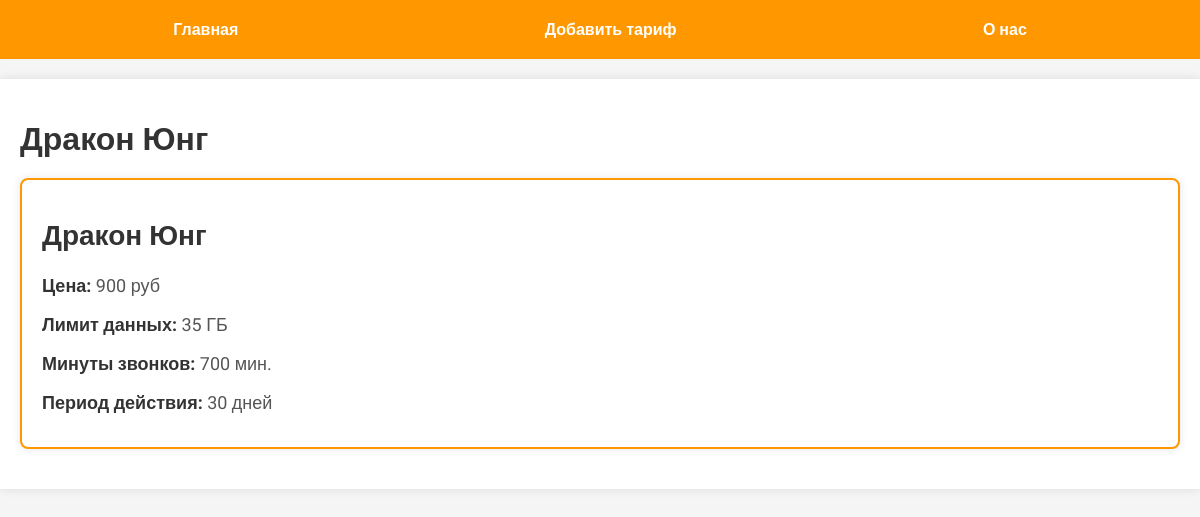
The page /posts/2 on the database its author committed.
### tables this page shows
CREATE TABLE mainmenu(
id INTEGER PRIMARY KEY AUTOINCREMENT,
title TEXT NOT NULL,
url TEXT NOT NULL);

CREATE TABLE mobile_plans (
    id INTEGER PRIMARY KEY AUTOINCREMENT,
    name TEXT NOT NULL,
    price DECIMAL(10, 2) NOT NULL,
    data_limit INTEGER,
    call_minutes INTEGER,
    validity_period INTEGER
    time INTEGER NOT NULL
, time INTEGER NOT NULL);

### first_site/fldbsite.py (the view)
@app.route("/posts/<int:id_post>")
def posts(id_post):
    db = get_db()
    dbase = FDataBase(db)
    post = dbase.get_post(id_post)
    if not post:
        return "Пост не найден", 404
    name, price, data_limit, call_minutes, validity_period = post
    return render_template("posts.html", title=name, menu=dbase.get_menu(),
                           post={
                               'name': name,
                               'price': f"{price} руб",
                               'data_limit': f"{data_limit} ГБ",
                               'call_minutes': f"{call_minutes} мин.",
                               'validity_period':  f"{validity_period} дней"
                           })

### first_site/FDataBase.py (called while the page is built)
    def get_menu(self):
        sql = "SELECT * FROM mainmenu"
        try:
            self.__cur.execute(sql)
            res = self.__cur.fetchall()
            if res:
                return res
        except IOError:
            print('Ошибка чтения из БД')
        return []

    def get_post(self, post_id):
        try:
            self.__cur.execute(
                "SELECT name, price, data_limit, call_minutes, validity_period FROM mobile_plans WHERE id = ?",
                (post_id,))
            res = self.__cur.fetchone()
            if res:
                return res
        except sqlite3.Error as e:
            print('Ошибка получения данных:', str(e))
        return False, False, False, False, False

### first_site/fldbsite.py (called while the page is built)
def connect_db():
    con = sqlite3.connect(app.config['DATABASE'])
    con.row_factory = sqlite3.Row
    return con

def get_db():
    if not hasattr(g, 'link_db'):
        g.link_db = connect_db()
    return g.link_db

### first_site/templates/posts.html
{% extends 'base.html'%}
{% block content %}
{{ super() }}
<div class="container">
        <div class="card">
            <h1>{{ post.name }}</h1>
            <p><strong>Цена:</strong> {{post.price}}</p>
            <p><strong>Лимит данных:</strong> {{ post.data_limit }}</p>
            <p><strong>Минуты звонков:</strong> {{ post.call_minutes }}</p>
            <p><strong>Период действия:</strong> {{ post.validity_period }}</p>
        </div>
    </div>
{% endblock %}

### first_site/templates/base.html (shortened to what this page needs)
<!DOCTYPE html>
<html lang="en">
<head>
    <link rel="stylesheet" href="{{ url_for('static', filename='css/style.css')}}">
</head>
<body>
    {% block content %}
        {% block mainmenu %}
        <ul class="menu">
            {% for m in menu %}
            <li>
                <a href="{{m.url}}">{{ m.title }}</a>
            </li>
            {% endfor %}
        </ul>
        {% endblock %}
    <div class="content">
        {% if title %}
        <h1>{{ title }}</h1>
        {% else %}
        <h1>Мобильные тарифы</h1>
        {% endif %}
        {% endblock %}
    </div>
</body>
</html>

### first_site/static/css/style.css (style rules this page uses)
body { background: #f5f5f5; margin: 0; padding: 0; font-family: 'Roboto', sans-serif; color: #333; }
.menu { display: flex; justify-content: space-around; list-style: none; background: #ff9800; padding: 20px; margin: 0; }
.menu li { margin: 0 15px; }
.menu a { text-decoration: none; color: #fff; font-weight: bold; transition: color 0.3s ease; }
.content { max-width: 1200px; margin: 20px auto; padding: 20px; background: #fff; box-shadow: 0 0 10px rgba(0, 0, 0, 0.1); box-sizing: border-box; }
h1, h2, h3, h4, h5, h6 { color: #333; margin-bottom: 20px; }
p { line-height: 1.6; margin-bottom: 20px; }
.card { padding: 20px; border: 1px solid #ddd; border-radius: 8px; margin-bottom: 20px; background-color: #fff; box-shadow: 0 0 10px rgba(0, 0, 0, 0.1); border: 2px solid #ff9800; }
.card h1 { font-size: 28px; color: #333; margin-bottom: 20px; }
.card p { font-size: 18px; color: #555; margin: 10px 0; }
.card p strong { font-weight: bold; color: #333; }

### rows shown on the page
mainmenu: title "Главная"
mainmenu: title "Добавить тариф"
mainmenu: title "О нас"
mobile_plans: name "Дракон Юнг", price "900 руб", data_limit "35 ГБ", call_minutes "700 мин.", validity_period "30 дней"
